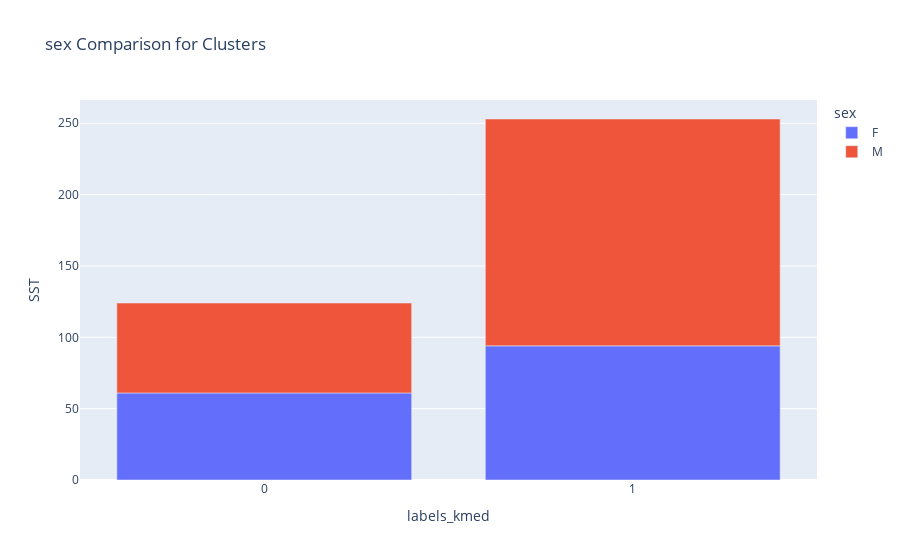
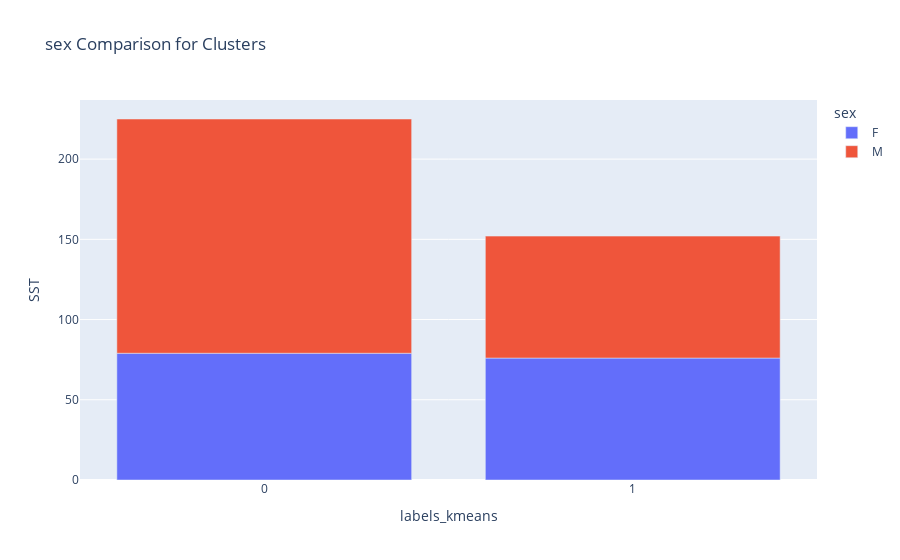
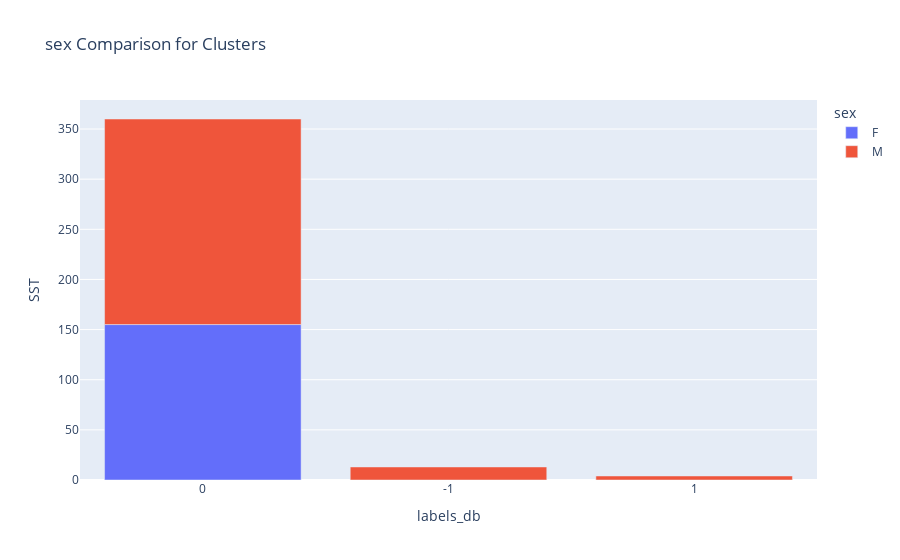
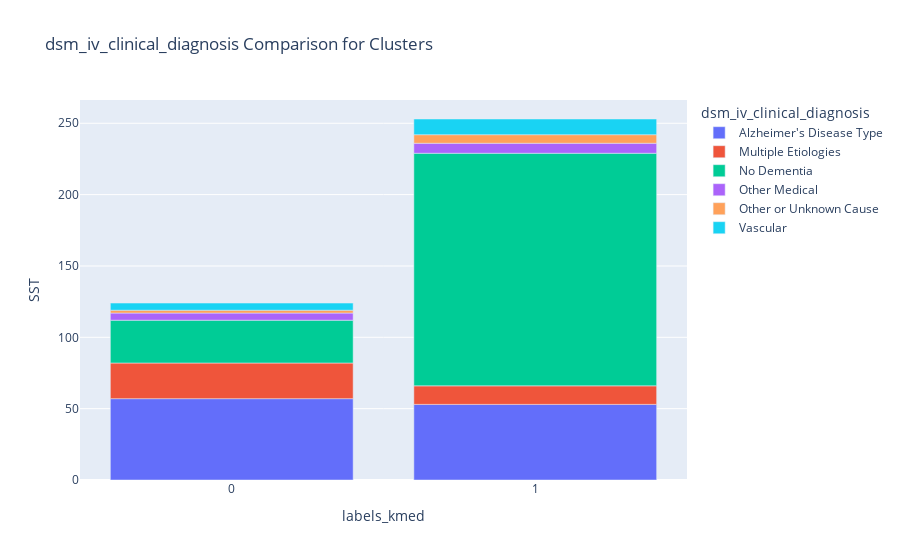

The notebook cell these images were saved under, in order:
### Code cell
clustering, clusters_df = cluster_demo_graphs(
    labels_kmeans,
    labels_kmed,
    db_labels,
    deg_reads,
    tbidata,
    donor,
)

### Figure 1 — Plotly figure (JSON) as saved in the notebook; plotly's stock layout.template omitted (floating-point values rounded to 4 significant figures)
{"data": [{"alignmentgroup": "True", "hovertemplate": "sex=F<br>labels_kmed=%{x}<br>SST=%{y}<extra></extra>", "legendgroup": "F", "marker": {"color": "#636efa", "pattern": {"shape": ""}}, "name": "F", "offsetgroup": "F", "orientation": "v", "showlegend": true, "textposition": "auto", "type": "bar", "x": ["0", "1"], "xaxis": "x", "y": [61, 94], "yaxis": "y"}, {"alignmentgroup": "True", "hovertemplate": "sex=M<br>labels_kmed=%{x}<br>SST=%{y}<extra></extra>", "legendgroup": "M", "marker": {"color": "#EF553B", "pattern": {"shape": ""}}, "name": "M", "offsetgroup": "M", "orientation": "v", "showlegend": true, "textposition": "auto", "type": "bar", "x": ["0", "1"], "xaxis": "x", "y": [63, 159], "yaxis": "y"}], "layout": {"barmode": "relative", "legend": {"title": {"text": "sex"}, "tracegroupgap": 0}, "title": {"text": "sex Comparison for Clusters"}, "xaxis": {"anchor": "y", "domain": [0, 1], "title": {"text": "labels_kmed"}}, "yaxis": {"anchor": "x", "domain": [0, 1], "title": {"text": "SST"}}}}

### Figure 2 — Plotly figure (JSON) as saved in the notebook; plotly's stock layout.template omitted (floating-point values rounded to 4 significant figures)
{"data": [{"alignmentgroup": "True", "hovertemplate": "sex=F<br>labels_kmeans=%{x}<br>SST=%{y}<extra></extra>", "legendgroup": "F", "marker": {"color": "#636efa", "pattern": {"shape": ""}}, "name": "F", "offsetgroup": "F", "orientation": "v", "showlegend": true, "textposition": "auto", "type": "bar", "x": ["0", "1"], "xaxis": "x", "y": [79, 76], "yaxis": "y"}, {"alignmentgroup": "True", "hovertemplate": "sex=M<br>labels_kmeans=%{x}<br>SST=%{y}<extra></extra>", "legendgroup": "M", "marker": {"color": "#EF553B", "pattern": {"shape": ""}}, "name": "M", "offsetgroup": "M", "orientation": "v", "showlegend": true, "textposition": "auto", "type": "bar", "x": ["0", "1"], "xaxis": "x", "y": [146, 76], "yaxis": "y"}], "layout": {"barmode": "relative", "legend": {"title": {"text": "sex"}, "tracegroupgap": 0}, "title": {"text": "sex Comparison for Clusters"}, "xaxis": {"anchor": "y", "domain": [0, 1], "title": {"text": "labels_kmeans"}}, "yaxis": {"anchor": "x", "domain": [0, 1], "title": {"text": "SST"}}}}

### Figure 3 — Plotly figure (JSON) as saved in the notebook; plotly's stock layout.template omitted (floating-point values rounded to 4 significant figures)
{"data": [{"alignmentgroup": "True", "hovertemplate": "sex=F<br>labels_db=%{x}<br>SST=%{y}<extra></extra>", "legendgroup": "F", "marker": {"color": "#636efa", "pattern": {"shape": ""}}, "name": "F", "offsetgroup": "F", "orientation": "v", "showlegend": true, "textposition": "auto", "type": "bar", "x": ["0"], "xaxis": "x", "y": [155], "yaxis": "y"}, {"alignmentgroup": "True", "hovertemplate": "sex=M<br>labels_db=%{x}<br>SST=%{y}<extra></extra>", "legendgroup": "M", "marker": {"color": "#EF553B", "pattern": {"shape": ""}}, "name": "M", "offsetgroup": "M", "orientation": "v", "showlegend": true, "textposition": "auto", "type": "bar", "x": ["-1", "0", "1"], "xaxis": "x", "y": [13, 205, 4], "yaxis": "y"}], "layout": {"barmode": "relative", "legend": {"title": {"text": "sex"}, "tracegroupgap": 0}, "title": {"text": "sex Comparison for Clusters"}, "xaxis": {"anchor": "y", "domain": [0, 1], "title": {"text": "labels_db"}}, "yaxis": {"anchor": "x", "domain": [0, 1], "title": {"text": "SST"}}}}

### Figure 4 — Plotly figure (JSON) as saved in the notebook; plotly's stock layout.template omitted (floating-point values rounded to 4 significant figures)
{"data": [{"alignmentgroup": "True", "hovertemplate": "dsm_iv_clinical_diagnosis=Alzheimer's Disease Type<br>labels_kmed=%{x}<br>SST=%{y}<extra></extra>", "legendgroup": "Alzheimer's Disease Type", "marker": {"color": "#636efa", "pattern": {"shape": ""}}, "name": "Alzheimer's Disease Type", "offsetgroup": "Alzheimer's Disease Type", "orientation": "v", "showlegend": true, "textposition": "auto", "type": "bar", "x": ["0", "1"], "xaxis": "x", "y": [57, 53], "yaxis": "y"}, {"alignmentgroup": "True", "hovertemplate": "dsm_iv_clinical_diagnosis=Multiple Etiologies<br>labels_kmed=%{x}<br>SST=%{y}<extra></extra>", "legendgroup": "Multiple Etiologies", "marker": {"color": "#EF553B", "pattern": {"shape": ""}}, "name": "Multiple Etiologies", "offsetgroup": "Multiple Etiologies", "orientation": "v", "showlegend": true, "textposition": "auto", "type": "bar", "x": ["0", "1"], "xaxis": "x", "y": [25, 13], "yaxis": "y"}, {"alignmentgroup": "True", "hovertemplate": "dsm_iv_clinical_diagnosis=No Dementia<br>labels_kmed=%{x}<br>SST=%{y}<extra></extra>", "legendgroup": "No Dementia", "marker": {"color": "#00cc96", "pattern": {"shape": ""}}, "name": "No Dementia", "offsetgroup": "No Dementia", "orientation": "v", "showlegend": true, "textposition": "auto", "type": "bar", "x": ["0", "1"], "xaxis": "x", "y": [30, 163], "yaxis": "y"}, {"alignmentgroup": "True", "hovertemplate": "dsm_iv_clinical_diagnosis=Other Medical<br>labels_kmed=%{x}<br>SST=%{y}<extra></extra>", "legendgroup": "Other Medical", "marker": {"color": "#ab63fa", "pattern": {"shape": ""}}, "name": "Other Medical", "offsetgroup": "Other Medical", "orientation": "v", "showlegend": true, "textposition": "auto", "type": "bar", "x": ["0", "1"], "xaxis": "x", "y": [5, 7], "yaxis": "y"}, {"alignmentgroup": "True", "hovertemplate": "dsm_iv_clinical_diagnosis=Other or Unknown Cause<br>labels_kmed=%{x}<br>SST=%{y}<extra></extra>", "legendgroup": "Other or Unknown Cause", "marker": {"color": "#FFA15A", "pattern": {"shape": ""}}, "name": "Other or Unknown Cause", "offsetgroup": "Other or Unknown Cause", "orientation": "v", "showlegend": true, "textposition": "auto", "type": "bar", "x": ["0", "1"], "xaxis": "x", "y": [2, 6], "yaxis": "y"}, {"alignmentgroup": "True", "hovertemplate": "dsm_iv_clinical_diagnosis=Vascular<br>labels_kmed=%{x}<br>SST=%{y}<extra></extra>", "legendgroup": "Vascular", "marker": {"color": "#19d3f3", "pattern": {"shape": ""}}, "name": "Vascular", "offsetgroup": "Vascular", "orientation": "v", "showlegend": true, "textposition": "auto", "type": "bar", "x": ["0", "1"], "xaxis": "x", "y": [5, 11], "yaxis": "y"}], "layout": {"barmode": "relative", "legend": {"title": {"text": "dsm_iv_clinical_diagnosis"}, "tracegroupgap": 0}, "title": {"text": "dsm_iv_clinical_diagnosis Comparison for Clusters"}, "xaxis": {"anchor": "y", "domain": [0, 1], "title": {"text": "labels_kmed"}}, "yaxis": {"anchor": "x", "domain": [0, 1], "title": {"text": "SST"}}}}
